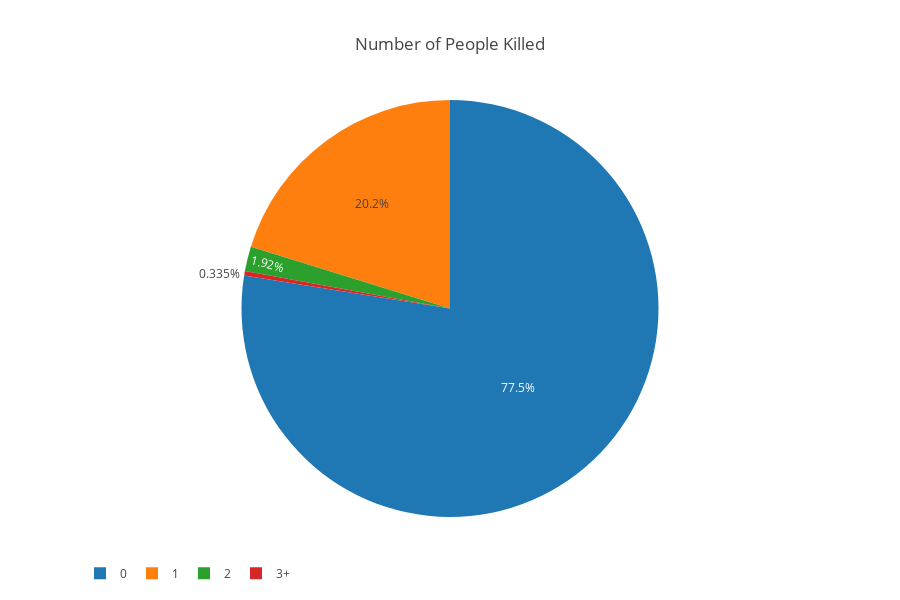
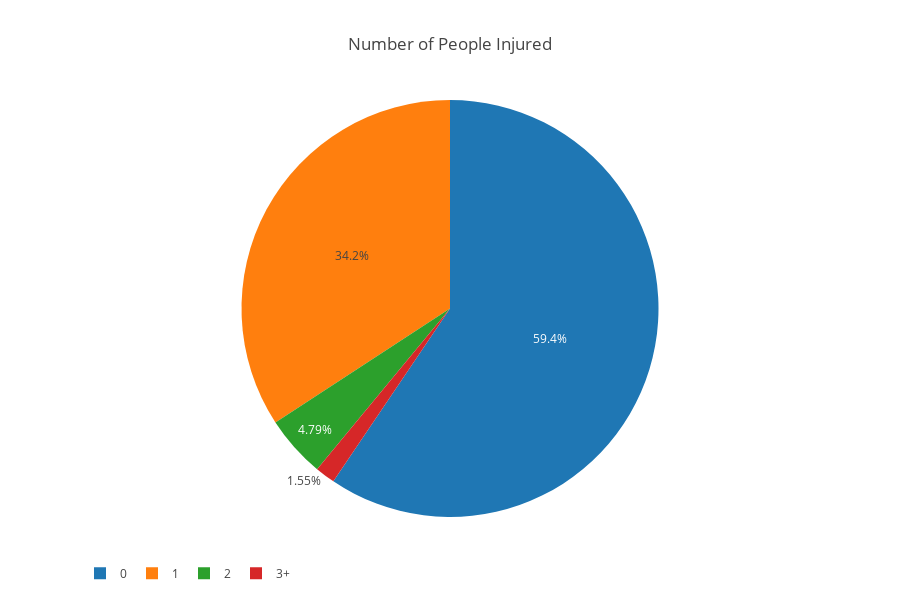
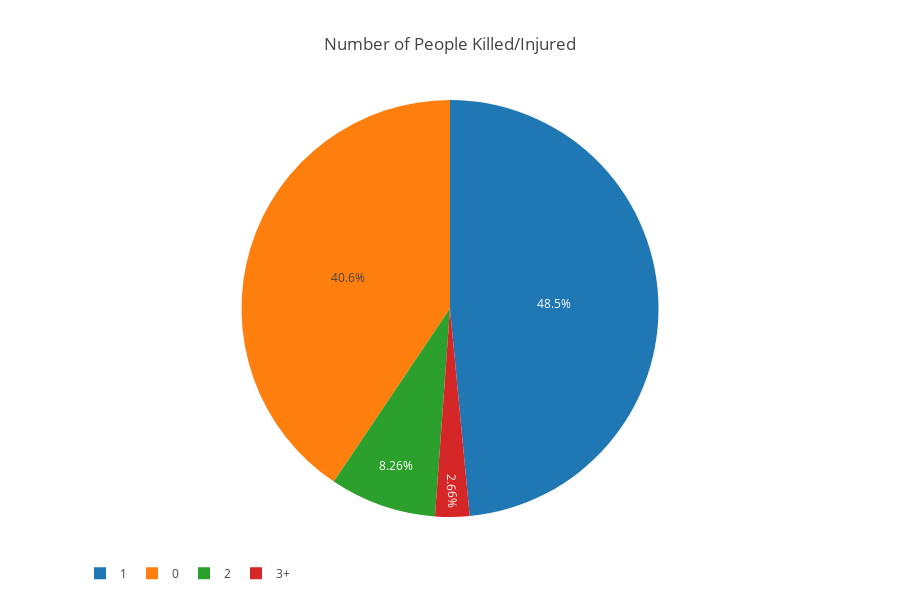

The notebook cell saved with these charts, in order:
### Markdown cell above
## 2.People Trends Analysis

### Code cell
# Visualize num of people killed, injured, both

print("Total number of incidents = {}".format(len(df['n_killed'])))

temp=[('n_killed','Number of People Killed'),('n_injured','Number of People Injured'),
     ('loss','Number of People Killed/Injured')]

for column,title in temp:
    labels,values=helper.get_bucketed_data(df,column,3)
    helper.plot_pie(labels,values,title)

### Figure 1 — Plotly figure (JSON) as saved in the notebook; plotly's stock layout.template omitted (floating-point values rounded to 4 significant figures)
{"data": [{"labels": ["0", "1", "2", "3+"], "type": "pie", "uid": "231aa0af-8b06-499e-ae95-17148137148e", "values": [185835, 48436, 4604, 803]}], "layout": {"height": 600, "legend": {"orientation": "h"}, "title": "Number of People Killed"}}

### Figure 2 — Plotly figure (JSON) as saved in the notebook; plotly's stock layout.template omitted (floating-point values rounded to 4 significant figures)
{"data": [{"labels": ["0", "1", "2", "3+"], "type": "pie", "uid": "2f70d7e8-ef35-4625-9d4f-cda5e8e41656", "values": [142487, 81986, 11484, 3721]}], "layout": {"height": 600, "legend": {"orientation": "h"}, "title": "Number of People Injured"}}

### Figure 3 — Plotly figure (JSON) as saved in the notebook; plotly's stock layout.template omitted (floating-point values rounded to 4 significant figures)
{"data": [{"labels": ["1", "0", "2", "3+"], "type": "pie", "uid": "32711659-8695-4ff6-bfbf-3043484926c9", "values": [116228, 97287, 19794, 6369]}], "layout": {"height": 600, "legend": {"orientation": "h"}, "title": "Number of People Killed/Injured"}}
